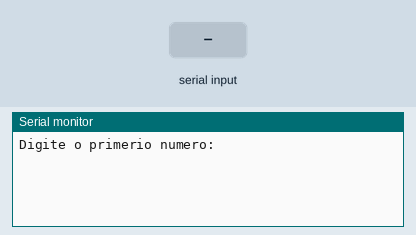
Recording of a sketch running on a simulated Arduino Uno, built with avr-gcc and run on an emulated ATmega328P. Shown: the last lines printed to the serial monitor. The test bench sets the inputs (shaded band).

Above: at 1.2 s.
1.3 s: "90,45\n" received over Serial
At 2.61 s:
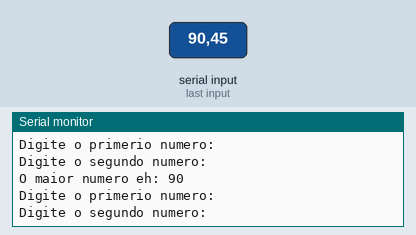
2.8 s: "30,150\n" received over Serial
At 4.8 s:
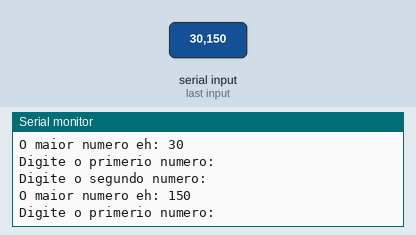

Measured:
- after the input at 1.3 s, the serial monitor: prints a new line at once (image 1)
- after the input at 2.8 s, the serial monitor: prints a new line at once (image 2)

The sketch:

exerc_cios_141.ino
```cpp
/*

Faça um programa receba dois valores e imprima qual é o maior número
digitado.

*/
//Variaveis
int numero1 = 0;
int numero2 = 0;

void setup()
{
  Serial.begin(9600);
}

void loop()
{
  Serial.println ("Digite o primerio numero: ");//pergunta
  while(! Serial.available() );//espera o usuario digitar/dar um <Enter>
  numero1 = Serial.parseInt();//resposta do usario

  Serial.println ("Digite o segundo numero: ");//pergunta
  while(! Serial.available() );//espera o usuario digitar/dar um <Enter>
  numero2 = Serial.parseInt();//resposta do usario

  if (numero1 > numero2){
    Serial.println ("O maior numero eh: " + String(numero1) );
  } else {
    Serial.println ("O maior numero eh: " + String(numero2) );
  }
}
```
